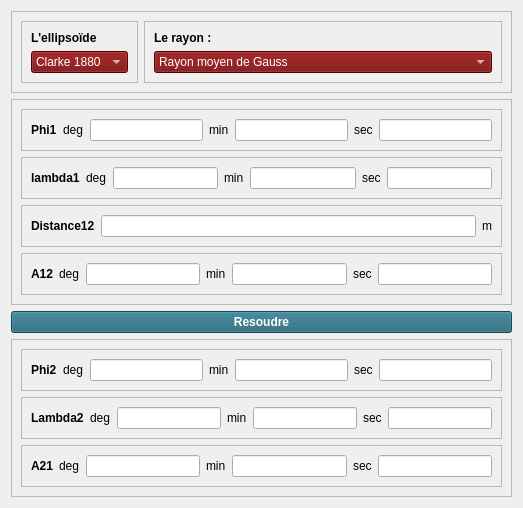
<?xml version="1.0" encoding="UTF-8"?>
<ui version="4.0">
 <class>Form</class>
 <widget class="QWidget" name="Form">
  <property name="geometry">
   <rect>
    <x>0</x>
    <y>0</y>
    <width>517</width>
    <height>481</height>
   </rect>
  </property>
  <property name="windowTitle">
   <string>Form</string>
  </property>
  <layout class="QVBoxLayout" name="verticalLayout_5">
   <item>
    <widget class="QFrame" name="frame_12">
     <property name="frameShape">
      <enum>QFrame::StyledPanel</enum>
     </property>
     <property name="frameShadow">
      <enum>QFrame::Raised</enum>
     </property>
     <layout class="QHBoxLayout" name="horizontalLayout">
      <item>
       <widget class="QFrame" name="frame_3">
        <property name="frameShape">
         <enum>QFrame::StyledPanel</enum>
        </property>
        <property name="frameShadow">
         <enum>QFrame::Raised</enum>
        </property>
        <layout class="QVBoxLayout" name="verticalLayout_2">
         <item>
          <widget class="QLabel" name="label">
           <property name="font">
            <font>
             <weight>75</weight>
             <bold>true</bold>
            </font>
           </property>
           <property name="text">
            <string>L'ellipsoïde </string>
           </property>
          </widget>
         </item>
         <item>
          <widget class="QComboBox" name="comboBox">
           <property name="styleSheet">
            <string notr="true">background-color: rgb(115, 0, 0);
color: rgb(255, 255, 255);</string>
           </property>
           <item>
            <property name="text">
             <string>Clarke 1880</string>
            </property>
           </item>
           <item>
            <property name="text">
             <string>WGS 84</string>
            </property>
           </item>
          </widget>
         </item>
        </layout>
       </widget>
      </item>
      <item>
       <widget class="QFrame" name="frame_2">
        <property name="frameShape">
         <enum>QFrame::StyledPanel</enum>
        </property>
        <property name="frameShadow">
         <enum>QFrame::Raised</enum>
        </property>
        <layout class="QVBoxLayout" name="verticalLayout_3">
         <item>
          <widget class="QLabel" name="label_6">
           <property name="font">
            <font>
             <weight>75</weight>
             <bold>true</bold>
            </font>
           </property>
           <property name="text">
            <string>Le rayon : </string>
           </property>
          </widget>
         </item>
         <item>
          <widget class="QComboBox" name="comboBox_2">
           <property name="styleSheet">
            <string notr="true">background-color: rgb(115, 0, 0);
color: rgb(255, 255, 255);</string>
           </property>
           <item>
            <property name="text">
             <string>Rayon moyen de Gauss</string>
            </property>
           </item>
           <item>
            <property name="text">
             <string>Rayon moyen des demi-axes</string>
            </property>
           </item>
           <item>
            <property name="text">
             <string>Rayon d'une sphère de  même superficie que l'ellipsoïde</string>
            </property>
           </item>
           <item>
            <property name="text">
             <string>Rayon d'une sphère de  même volume que l'ellipsoïde</string>
            </property>
           </item>
           <item>
            <property name="text">
             <string/>
            </property>
           </item>
          </widget>
         </item>
        </layout>
       </widget>
      </item>
     </layout>
    </widget>
   </item>
   <item>
    <widget class="QFrame" name="frame_7">
     <property name="frameShape">
      <enum>QFrame::StyledPanel</enum>
     </property>
     <property name="frameShadow">
      <enum>QFrame::Raised</enum>
     </property>
     <layout class="QVBoxLayout" name="verticalLayout">
      <item>
       <widget class="QFrame" name="frame">
        <property name="frameShape">
         <enum>QFrame::StyledPanel</enum>
        </property>
        <property name="frameShadow">
         <enum>QFrame::Raised</enum>
        </property>
        <layout class="QHBoxLayout" name="horizontalLayout_3">
         <item>
          <widget class="QLabel" name="label_2">
           <property name="font">
            <font>
             <pointsize>9</pointsize>
             <weight>75</weight>
             <bold>true</bold>
            </font>
           </property>
           <property name="text">
            <string>Phi1</string>
           </property>
          </widget>
         </item>
         <item>
          <widget class="QLabel" name="label_3">
           <property name="text">
            <string>deg</string>
           </property>
          </widget>
         </item>
         <item>
          <widget class="QLineEdit" name="lineEdit"/>
         </item>
         <item>
          <widget class="QLabel" name="label_4">
           <property name="text">
            <string>min</string>
           </property>
          </widget>
         </item>
         <item>
          <widget class="QLineEdit" name="lineEdit_2"/>
         </item>
         <item>
          <widget class="QLabel" name="label_5">
           <property name="text">
            <string>sec</string>
           </property>
          </widget>
         </item>
         <item>
          <widget class="QLineEdit" name="lineEdit_3"/>
         </item>
        </layout>
       </widget>
      </item>
      <item>
       <widget class="QFrame" name="frame_4">
        <property name="frameShape">
         <enum>QFrame::StyledPanel</enum>
        </property>
        <property name="frameShadow">
         <enum>QFrame::Raised</enum>
        </property>
        <layout class="QHBoxLayout" name="horizontalLayout_4">
         <item>
          <widget class="QLabel" name="label_7">
           <property name="font">
            <font>
             <pointsize>9</pointsize>
             <weight>75</weight>
             <bold>true</bold>
            </font>
           </property>
           <property name="text">
            <string>lambda1</string>
           </property>
          </widget>
         </item>
         <item>
          <widget class="QLabel" name="label_8">
           <property name="text">
            <string>deg</string>
           </property>
          </widget>
         </item>
         <item>
          <widget class="QLineEdit" name="lineEdit_4"/>
         </item>
         <item>
          <widget class="QLabel" name="label_9">
           <property name="text">
            <string>min</string>
           </property>
          </widget>
         </item>
         <item>
          <widget class="QLineEdit" name="lineEdit_5"/>
         </item>
         <item>
          <widget class="QLabel" name="label_10">
           <property name="text">
            <string>sec</string>
           </property>
          </widget>
         </item>
         <item>
          <widget class="QLineEdit" name="lineEdit_6"/>
         </item>
        </layout>
       </widget>
      </item>
      <item>
       <widget class="QFrame" name="frame_6">
        <property name="frameShape">
         <enum>QFrame::StyledPanel</enum>
        </property>
        <property name="frameShadow">
         <enum>QFrame::Raised</enum>
        </property>
        <layout class="QHBoxLayout" name="horizontalLayout_6">
         <item>
          <widget class="QLabel" name="label_15">
           <property name="font">
            <font>
             <pointsize>9</pointsize>
             <weight>75</weight>
             <bold>true</bold>
            </font>
           </property>
           <property name="text">
            <string>Distance12</string>
           </property>
          </widget>
         </item>
         <item>
          <widget class="QLineEdit" name="lineEdit_10"/>
         </item>
         <item>
          <widget class="QLabel" name="label_18">
           <property name="text">
            <string>m</string>
           </property>
          </widget>
         </item>
        </layout>
       </widget>
      </item>
      <item>
       <widget class="QFrame" name="frame_5">
        <property name="frameShape">
         <enum>QFrame::StyledPanel</enum>
        </property>
        <property name="frameShadow">
         <enum>QFrame::Raised</enum>
        </property>
        <layout class="QHBoxLayout" name="horizontalLayout_5">
         <item>
          <widget class="QLabel" name="label_11">
           <property name="font">
            <font>
             <pointsize>9</pointsize>
             <weight>75</weight>
             <bold>true</bold>
            </font>
           </property>
           <property name="text">
            <string>A12</string>
           </property>
          </widget>
         </item>
         <item>
          <widget class="QLabel" name="label_12">
           <property name="text">
            <string>deg</string>
           </property>
          </widget>
         </item>
         <item>
          <widget class="QLineEdit" name="lineEdit_7"/>
         </item>
         <item>
          <widget class="QLabel" name="label_13">
           <property name="text">
            <string>min</string>
           </property>
          </widget>
         </item>
         <item>
          <widget class="QLineEdit" name="lineEdit_8"/>
         </item>
         <item>
          <widget class="QLabel" name="label_14">
           <property name="text">
            <string>sec</string>
           </property>
          </widget>
         </item>
         <item>
          <widget class="QLineEdit" name="lineEdit_9"/>
         </item>
        </layout>
       </widget>
      </item>
     </layout>
    </widget>
   </item>
   <item>
    <widget class="QPushButton" name="pushButton">
     <property name="font">
      <font>
       <pointsize>9</pointsize>
       <weight>75</weight>
       <bold>true</bold>
      </font>
     </property>
     <property name="styleSheet">
      <string notr="true">background-color: rgb(31, 97, 116);
color: rgb(255, 255, 255);</string>
     </property>
     <property name="text">
      <string>Resoudre</string>
     </property>
    </widget>
   </item>
   <item>
    <widget class="QFrame" name="frame_11">
     <property name="frameShape">
      <enum>QFrame::StyledPanel</enum>
     </property>
     <property name="frameShadow">
      <enum>QFrame::Raised</enum>
     </property>
     <layout class="QVBoxLayout" name="verticalLayout_4">
      <item>
       <widget class="QFrame" name="frame_8">
        <property name="frameShape">
         <enum>QFrame::StyledPanel</enum>
        </property>
        <property name="frameShadow">
         <enum>QFrame::Raised</enum>
        </property>
        <layout class="QHBoxLayout" name="horizontalLayout_7">
         <item>
          <widget class="QLabel" name="label_19">
           <property name="font">
            <font>
             <pointsize>9</pointsize>
             <weight>75</weight>
             <bold>true</bold>
            </font>
           </property>
           <property name="text">
            <string>Phi2</string>
           </property>
          </widget>
         </item>
         <item>
          <widget class="QLabel" name="label_20">
           <property name="text">
            <string>deg</string>
           </property>
          </widget>
         </item>
         <item>
          <widget class="QLineEdit" name="lineEdit_13"/>
         </item>
         <item>
          <widget class="QLabel" name="label_21">
           <property name="text">
            <string>min</string>
           </property>
          </widget>
         </item>
         <item>
          <widget class="QLineEdit" name="lineEdit_14"/>
         </item>
         <item>
          <widget class="QLabel" name="label_22">
           <property name="text">
            <string>sec</string>
           </property>
          </widget>
         </item>
         <item>
          <widget class="QLineEdit" name="lineEdit_15"/>
         </item>
        </layout>
       </widget>
      </item>
      <item>
       <widget class="QFrame" name="frame_9">
        <property name="frameShape">
         <enum>QFrame::StyledPanel</enum>
        </property>
        <property name="frameShadow">
         <enum>QFrame::Raised</enum>
        </property>
        <layout class="QHBoxLayout" name="horizontalLayout_8">
         <item>
          <widget class="QLabel" name="label_23">
           <property name="font">
            <font>
             <pointsize>9</pointsize>
             <weight>75</weight>
             <bold>true</bold>
            </font>
           </property>
           <property name="text">
            <string>Lambda2</string>
           </property>
          </widget>
         </item>
         <item>
          <widget class="QLabel" name="label_24">
           <property name="text">
            <string>deg</string>
           </property>
          </widget>
         </item>
         <item>
          <widget class="QLineEdit" name="lineEdit_16"/>
         </item>
         <item>
          <widget class="QLabel" name="label_25">
           <property name="text">
            <string>min</string>
           </property>
          </widget>
         </item>
         <item>
          <widget class="QLineEdit" name="lineEdit_17"/>
         </item>
         <item>
          <widget class="QLabel" name="label_26">
           <property name="text">
            <string>sec</string>
           </property>
          </widget>
         </item>
         <item>
          <widget class="QLineEdit" name="lineEdit_18"/>
         </item>
        </layout>
       </widget>
      </item>
      <item>
       <widget class="QFrame" name="frame_10">
        <property name="frameShape">
         <enum>QFrame::StyledPanel</enum>
        </property>
        <property name="frameShadow">
         <enum>QFrame::Raised</enum>
        </property>
        <layout class="QHBoxLayout" name="horizontalLayout_9">
         <item>
          <widget class="QLabel" name="label_27">
           <property name="font">
            <font>
             <pointsize>9</pointsize>
             <weight>75</weight>
             <bold>true</bold>
            </font>
           </property>
           <property name="text">
            <string>A21</string>
           </property>
          </widget>
         </item>
         <item>
          <widget class="QLabel" name="label_28">
           <property name="text">
            <string>deg</string>
           </property>
          </widget>
         </item>
         <item>
          <widget class="QLineEdit" name="lineEdit_19"/>
         </item>
         <item>
          <widget class="QLabel" name="label_29">
           <property name="text">
            <string>min</string>
           </property>
          </widget>
         </item>
         <item>
          <widget class="QLineEdit" name="lineEdit_20"/>
         </item>
         <item>
          <widget class="QLabel" name="label_30">
           <property name="text">
            <string>sec</string>
           </property>
          </widget>
         </item>
         <item>
          <widget class="QLineEdit" name="lineEdit_21"/>
         </item>
        </layout>
       </widget>
      </item>
     </layout>
    </widget>
   </item>
  </layout>
 </widget>
 <resources/>
 <connections/>
</ui>
